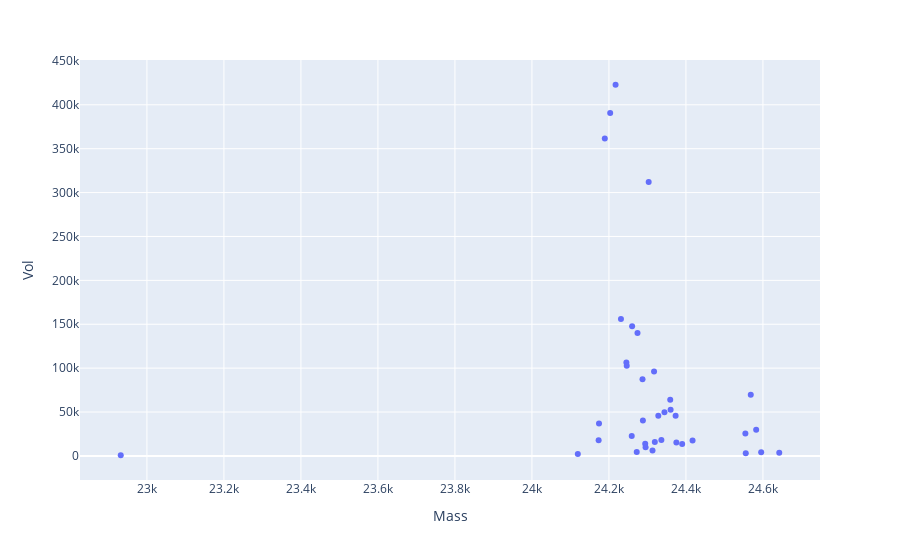

Notebook source saved alongside this figure:
### Code cell
df_25k_rsv = df_rsv[df_rsv.Mass>22000]
plotly_zone(df_25k_rsv, y='Vol')

### Figure 1 — Plotly figure (JSON) as saved in the notebook; plotly's stock layout.template omitted (floating-point values rounded to 4 significant figures)
{"data": [{"hovertemplate": "Mass=%{x}<br>Vol=%{y}<extra></extra>", "legendgroup": "", "marker": {"color": "#636efa", "symbol": "circle"}, "mode": "markers", "name": "", "orientation": "v", "showlegend": false, "type": "scatter", "x": [24220.0, 24200.0, 24190.0, 24300.0, 24230.0, 24260.0, 24270.0, 24250.0, 24250.0, 24320.0, 24290.0, 24570.0, 24360.0, 24360.0, 24340.0, 24330.0, 24370.0, 24290.0, 24170.0, 24580.0, 24550.0, 24260.0, 24340.0, 24170.0, 24420.0, 24320.0, 24380.0, 24290.0, 24390.0, 24300.0, 24310.0, 24270.0, 24600.0, 24640.0, 24560.0, 24120.0, 22930.0], "xaxis": "x", "y": [422800.0, 390600.0, 361700.0, 312000.0, 156100.0, 147600.0, 139900.0, 106400.0, 102700.0, 96050.0, 87460.0, 69820.0, 63930.0, 52610.0, 49720.0, 45900.0, 45900.0, 40370.0, 36870.0, 29920.0, 25590.0, 22610.0, 18210.0, 17830.0, 17690.0, 15940.0, 15320.0, 13770.0, 13490.0, 9982.0, 6276.0, 4427.0, 4317.0, 3551.0, 2940.0, 2060.0, 761.3], "yaxis": "y"}], "layout": {"legend": {"tracegroupgap": 0}, "margin": {"t": 60}, "xaxis": {"anchor": "y", "domain": [0, 1], "title": {"text": "Mass"}}, "yaxis": {"anchor": "x", "domain": [0, 1], "title": {"text": "Vol"}}}}
